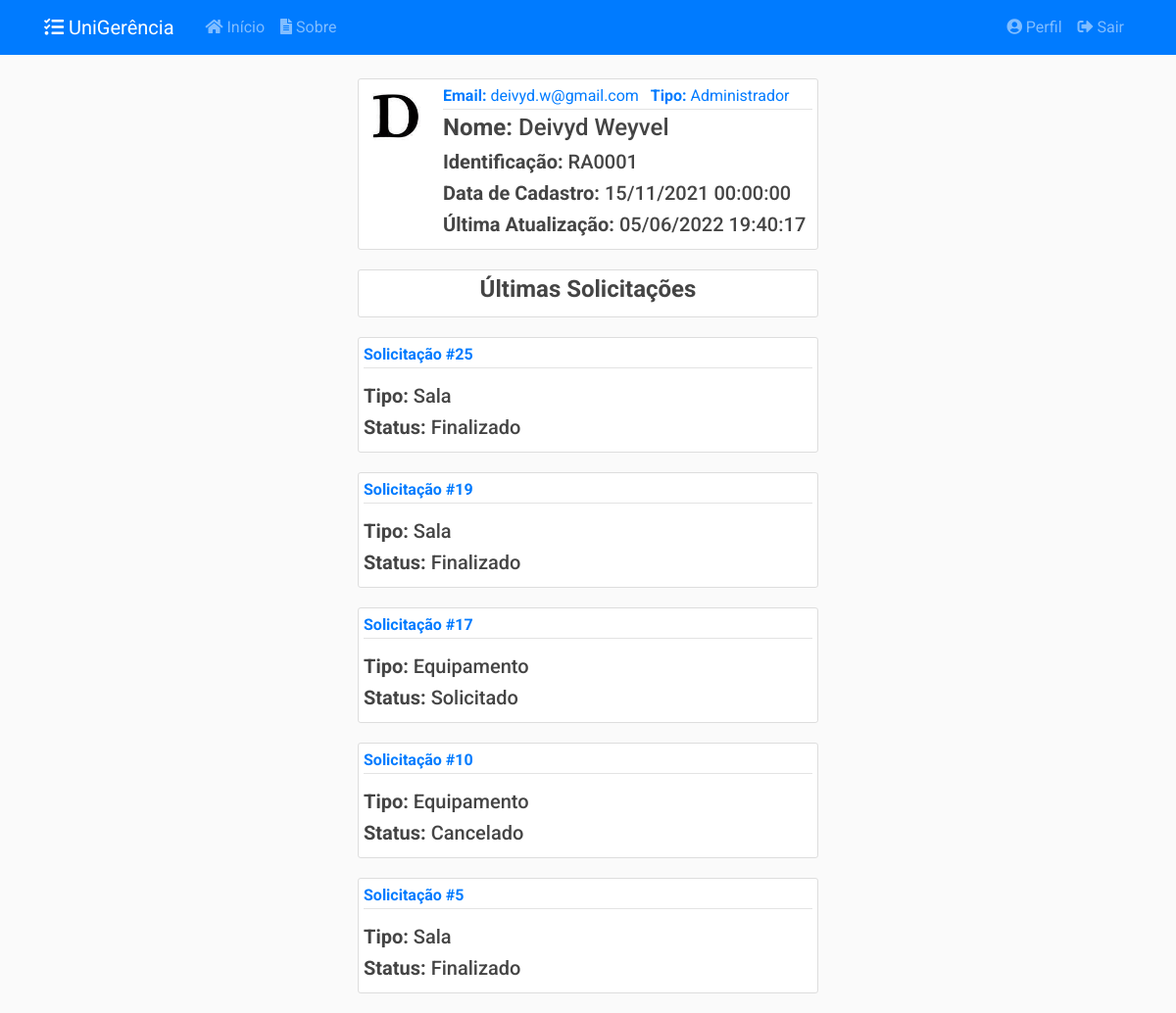
/usuarios/1 (signed in), run on the app's committed database.
### app/models/usuarios.py (models this page shows, shortened)
class Usuario(db.Model, UserMixin):
    __tablename__ = 'usuarios'
    __table_args__ = {'extend_existing': True}
    id = db.Column(db.Integer, primary_key=True)
    nome = db.Column(db.String(100), nullable=False)
    identificacao = db.Column(db.String(20), unique=True, nullable=False)
    email = db.Column(db.String(100), unique=True, nullable=False)
    senha = db.Column(db.String(60), nullable=False)
    data_cadastro = db.Column(db.DateTime, nullable=False,
                              default=datetime.now().astimezone(fuso_horario))
    data_atualizacao = db.Column(db.DateTime, nullable=True)
    tipo = db.Column(db.Enum(TipoUsuario), nullable=False)
    ativo = db.Column(db.Boolean, nullable=False, default=True)
    imagem_perfil = db.Column(db.String(20), nullable=False,
                              default='default.jpg')
    posts = db.relationship('Post', backref='autor',
                            foreign_keys='Post.usuario_id', lazy=True)
    recipiente = db.relationship('Post', backref='destinatario',
                                 foreign_keys='Post.destinatario_id', lazy=True)
    solicitacoes = db.relationship('Solicitacao', backref='autor', lazy=True)
    relatorios = db.relationship('Relatorio', backref='autor', lazy=True)
    def recupera_id(usuario_id):
        return Usuario.query.filter_by(id=usuario_id).filter_by(ativo=True).first_or_404()
    @staticmethod
    def verifica_admin(self):
        if self.tipo.name == 'ADMIN':
            return True
        else:
            return False
    def __repr__(self):
        return f"{self.nome} ({self.identificacao})"

### app/models/solicitacoes.py (models this page shows, shortened)
class Solicitacao(db.Model):
    __tablename__ = 'solicitacoes'
    __table_args__ = {'extend_existing': True}
    id = db.Column(db.Integer, primary_key=True)
    status = db.Column(db.Enum(Status), default=Status.ABERTO.name)
    data_abertura = db.Column(db.DateTime, nullable=False,
                              default=datetime.now().astimezone(fuso_horario))
    data_inicio_pref = db.Column(db.Date, nullable=False)
    data_fim_pref = db.Column(db.Date, nullable=False)
    data_retirada = db.Column(db.DateTime, nullable=True)
    data_devolucao = db.Column(db.DateTime, nullable=True)
    data_cancelamento = db.Column(db.DateTime, nullable=True)
    data_finalizacao = db.Column(db.DateTime, nullable=True)
    quantidade = db.Column(db.Integer, nullable=False, default=0)
    descricao = db.Column(db.String(20), nullable=False)
    tipo = db.Column(db.String(20), nullable=False)
    ativo = db.Column(db.Boolean, nullable=False, default=True)
    usuario_id = db.Column(db.Integer, db.ForeignKey('usuarios.id'),
                           nullable=False)
    turno_id = db.Column(db.Integer, db.ForeignKey('turnos.id'),
                           nullable=False)
    turno = db.relationship('Turno', back_populates='solicitacoes')
    def recupera_ultimas_autor(usuario, limite):
        return Solicitacao.query.filter_by(autor=usuario).filter_by(
            ativo=True).order_by(Solicitacao.id.desc()).limit(limite)
    __mapper_args__ = {
        'polymorphic_identity': 'SOLICITACAO',
        'polymorphic_on': tipo
    }

class SolicitacaoSala(Solicitacao):
    __tablename__ = 'solicitacoes_salas'
    id = db.Column(db.Integer, db.ForeignKey('solicitacoes.id'), primary_key=True)
    setor_id = db.Column(db.Integer, db.ForeignKey('setores.id'), nullable=False)
    setor = db.relationship('Setor', back_populates='solicitacoes')
    salas = db.relationship('Sala', secondary= solicitacao_s,
                                    back_populates='solicitacoes')
    __mapper_args__ = {
        'polymorphic_identity': 'SALA',
    }

class Solicitacao(db.Model):
    __tablename__ = 'solicitacoes'
    __table_args__ = {'extend_existing': True}
    id = db.Column(db.Integer, primary_key=True)
    status = db.Column(db.Enum(Status), default=Status.ABERTO.name)
    data_abertura = db.Column(db.DateTime, nullable=False,
                              default=datetime.now().astimezone(fuso_horario))
    data_inicio_pref = db.Column(db.Date, nullable=False)
    data_fim_pref = db.Column(db.Date, nullable=False)
    data_retirada = db.Column(db.DateTime, nullable=True)
    data_devolucao = db.Column(db.DateTime, nullable=True)
    data_cancelamento = db.Column(db.DateTime, nullable=True)
    data_finalizacao = db.Column(db.DateTime, nullable=True)
    quantidade = db.Column(db.Integer, nullable=False, default=0)
    descricao = db.Column(db.String(20), nullable=False)
    tipo = db.Column(db.String(20), nullable=False)
    ativo = db.Column(db.Boolean, nullable=False, default=True)
    usuario_id = db.Column(db.Integer, db.ForeignKey('usuarios.id'),
                           nullable=False)
    turno_id = db.Column(db.Integer, db.ForeignKey('turnos.id'),
                           nullable=False)
    turno = db.relationship('Turno', back_populates='solicitacoes')
    def recupera_ultimas_autor(usuario, limite):
        return Solicitacao.query.filter_by(autor=usuario).filter_by(
            ativo=True).order_by(Solicitacao.id.desc()).limit(limite)
    __mapper_args__ = {
        'polymorphic_identity': 'SOLICITACAO',
        'polymorphic_on': tipo
    }

class SolicitacaoEquipamento(Solicitacao):
    __tablename__ = 'solicitacoes_equipamentos'
    id = db.Column(db.Integer, db.ForeignKey('solicitacoes.id'), primary_key=True)
    tipo_eqp_id = db.Column(db.Integer, db.ForeignKey('tipos_equipamento.id'),
                           nullable=True)
    equipamentos = db.relationship('Equipamento', secondary=solicitacao_e,
                                   back_populates='solicitacoes')
    tipo_eqp = db.relationship('TipoEquipamento', back_populates='solicitacoes')
    __mapper_args__ = {
        'polymorphic_identity': 'EQUIPAMENTO'
    }

### app/controllers/usuarios.py (the view)
@usuarios.route("/<int:usuario_id>", methods=['GET'])
@login_required
@admin_required
def usuario(usuario_id):
    usuario = Usuario.recupera_id(usuario_id)
    solicitacoes = Solicitacao.recupera_ultimas_autor(usuario, 5)
    return render_template('usuarios/usuario.html',
                           title=usuario, usuario=usuario,
                           solicitacoes=solicitacoes)

### app/models/usuarios.py (called while the page is built)
@login_manager.user_loader
def load_user(user_id):
    return Usuario.query.get(int(user_id))

def admin_required(f):
    @wraps(f)
    def wrap(*args, **kwargs):
        if Usuario.verifica_admin(current_user):
            return f(*args, **kwargs)
        else:
            flash('Você não tem autorização para acessar esta página.', 'danger')
        return redirect(url_for('principal.inicio'))
    return wrap

### app/templates/usuarios/usuario.html
{% extends "layout.html" %}
{% block conteudo %}
<article class="media content-section">
    <img class="rounded-circle article-img" src="{{ url_for('static', filename='img_perfil/' + usuario.imagem_perfil) }}">
    <div class="media-body">
        <div class="article-metadata">
            <a class="mr-2"><strong>Email:</strong> {{ usuario.email }}</a>
            <a class="mr-2"><strong>Tipo:</strong> {{ usuario.tipo.value }}</a>
        </div>
        <h4 class="article-title"><strong>Nome:</strong> {{ usuario.nome }}</h4>
        <h5 class="article-content"><strong>Identificação:</strong> {{ usuario.identificacao }}</h5>
        <h5 class="article-content"><strong>Data de Cadastro:</strong> {{ usuario.data_cadastro.strftime('%d/%m/%Y %H:%M:%S') }}</h5>
        {% if usuario.data_atualizacao %}
            <h5 class="article-content"><strong>Última Atualização:</strong> {{ usuario.data_atualizacao.strftime('%d/%m/%Y %H:%M:%S') }}</h5>
        {% endif %}
    </div>
</article>
<article class="media content-section">
    <div class="media-body">
        <h4 class="article-content text-center"><strong>Últimas Solicitações</strong></h4>
    </div>
</article>
{% for solicitacao in solicitacoes %}
<article class="media content-section">
    <div class="media-body">
        <div class="article-metadata mb-3">
            <a class="mr-2" href="{{ url_for('solicitacoes.solicitacao', solicitacao_id=solicitacao.id )}}"><strong>Solicitação #{{ solicitacao.id }}</strong></a>
        </div>
        {% if solicitacao.tipo == 'EQUIPAMENTO' %}
        <h5 class="article-content"><strong>Tipo:</strong> Equipamento</h5>
        {% elif solicitacao.tipo == 'SALA' %}
        <h5 class="article-content"><strong>Tipo:</strong> Sala</h5>
        {% endif %}
        <h5 class="article-content"><strong>Status:</strong> {{ solicitacao.status.value }}</h5>
    </div>
</article>
{% endfor %}
{% endblock conteudo %}

### app/static/css/main.css (style rules this page uses)
body { background: #fafafad5; color: #333333; margin-top: 5rem; font-family: 'Roboto' !important; }
h1, h2, h3, h4, h5, h6 { color: #444444; }
html { scroll-behavior: smooth; }
.content-section { background: #ffffff; padding: 5px 5px; border: 1px solid #dddddd; border-radius: 3px; margin-bottom: 20px; }
.article-title { color: #444444; }
.article-content { white-space: pre-line; }
.article-img { height: 65px; width: 65px; margin-right: 16px; }
.article-metadata { padding-bottom: 1px; margin-bottom: 4px; border-bottom: 1px solid #e3e3e3 }

### data on the page
Usuario: imagem_perfil (picture), email "deivyd.w@gmail.com", tipo.value "Administrador", nome "Deivyd Weyvel", identificacao "RA0001", data_cadastro "15/11/2021 00:00:00", data_atualizacao "05/06/2022 19:40:17"
SolicitacaoSala: id "25", shows "Tipo:", status.value "Finalizado"
SolicitacaoSala: id "19", shows "Tipo:", status.value "Finalizado"
SolicitacaoEquipamento: id "17", shows "Tipo:", status.value "Solicitado"
SolicitacaoEquipamento: id "10", shows "Tipo:", status.value "Cancelado"
SolicitacaoSala: id "5", shows "Tipo:", status.value "Finalizado"
